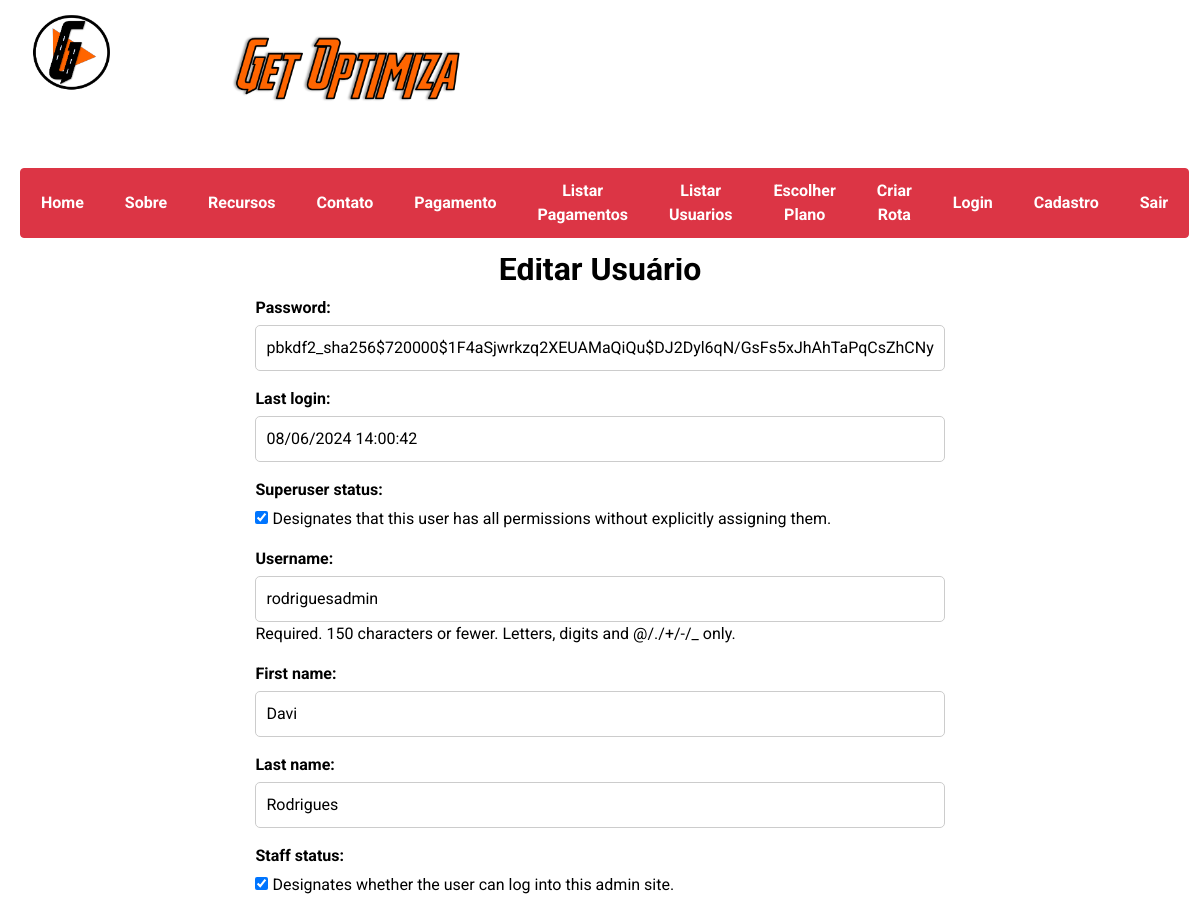
Page /editar_user/2/ (signed in, upper part) on the earlier database version.
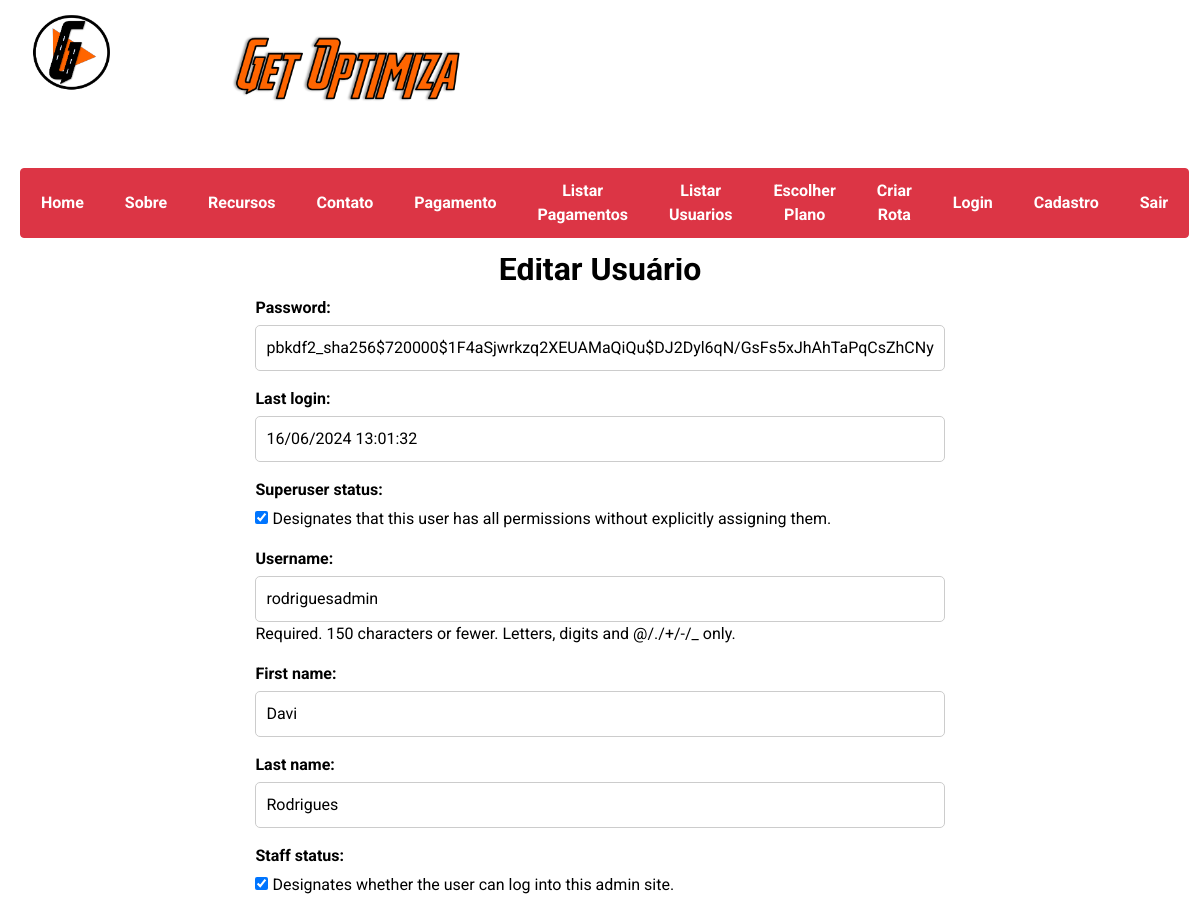
Same page on the later database version.
### roteirizacao/models.py (models this page shows, shortened)
class CustomUser(AbstractUser):
    choices_cargo = (
        ('U', 'Usuario'),
        ('Admin', 'Administrador'),
    )
    phone_number = models.CharField(max_length=15, blank=True, null=True)
    cargo = models.CharField(max_length=5, choices=choices_cargo)
    email = models.EmailField(unique=True)
    is_active = models.BooleanField(default=True)
    objects = CustomUserManager()
    groups = models.ManyToManyField('auth.Group', related_name='custom_user_set', blank=True)
    user_permissions = models.ManyToManyField('auth.Permission', related_name='custom_user_set', blank=True)
    def __init__(self, *args, **kwargs):
        super().__init__(*args, **kwargs)
        if not self.cargo:
            self.cargo = 'U'  # Define um valor padrão para o cargo caso não seja especificado
    class Meta:
        permissions = [
            ("pode_add_endereco", "Pode Adicionar Endereco"),
            ("pode_alterar_endereco", "Pode Alterar Endereco"),
            ("pode_deletar_endereco", "Pode Deletar Endereco"),
        ]

### roteirizacao/views.py (the view)
# urls.py: path('editar_user/<int:user_id>/', editar_user, name='editar_user'),
@login_required
def editar_user(request, user_id):
    user = get_object_or_404(CustomUser, pk=user_id)
    if request.method == 'POST':
        form = CustomUserForm(request.POST, instance=user)
        if form.is_valid():
            form.save()
            return redirect('lista_user')
    else:
        form = CustomUserForm(instance=user)
    return render(request, 'editar_user.html', {'form': form, 'user': user})

### roteirizacao/forms.py
class CustomUserForm(forms.ModelForm):
    class Meta:
        model = CustomUser
        fields = "__all__"

### roteirizacao/templates/editar_user.html (shortened to what this page needs)
{% extends 'base.html' %}
{% load static %}
{% block content %}
<div class="main-container">
    <h2>Editar Usuário</h2>
    <form method="post">
        {{ form.as_p }}
    </form>
</div>
{% endblock %}

Differences in the rows shown:
changed CustomUser "rodriguesadmin": last_login "08/06/2024 14:00:42" → "16/06/2024 13:01:32"
